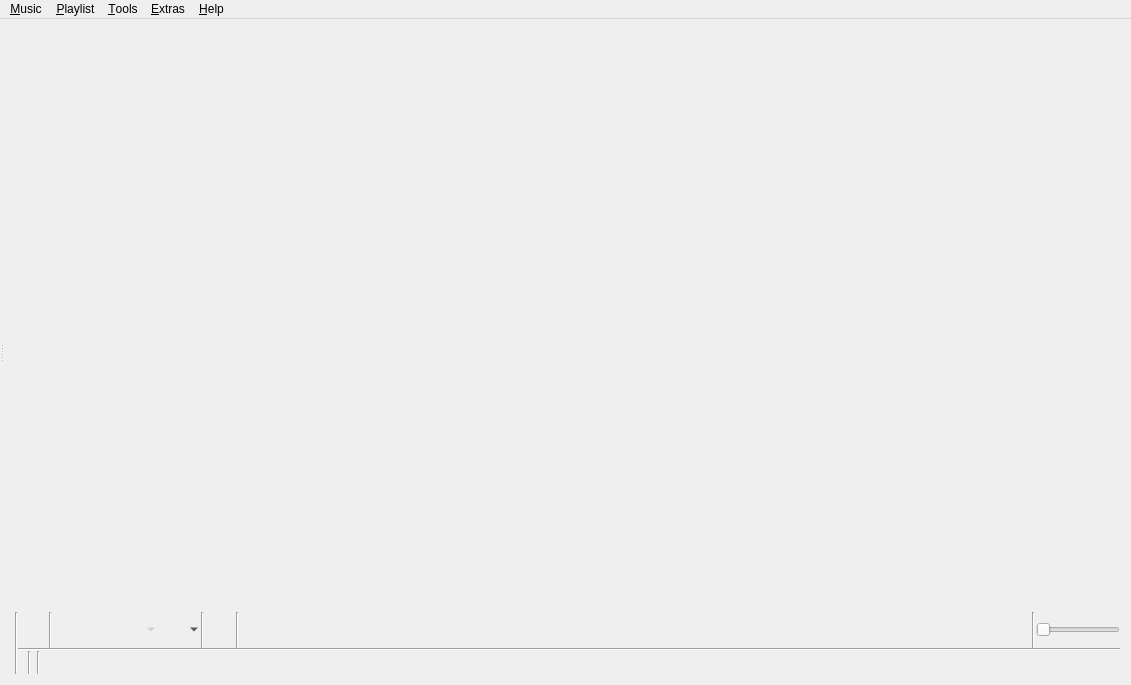
<?xml version="1.0" encoding="UTF-8"?>
<ui version="4.0">
 <class>MainWindow</class>
 <widget class="QMainWindow" name="MainWindow">
  <property name="geometry">
   <rect>
    <x>0</x>
    <y>0</y>
    <width>1131</width>
    <height>685</height>
   </rect>
  </property>
  <property name="windowTitle">
   <string>Clementine</string>
  </property>
  <property name="windowIcon">
   <iconset resource="../../data/data.qrc">
    <normaloff>:/icon.png</normaloff>:/icon.png</iconset>
  </property>
  <widget class="QWidget" name="centralWidget">
   <layout class="QVBoxLayout" name="verticalLayout_8">
    <property name="spacing">
     <number>0</number>
    </property>
    <property name="leftMargin">
     <number>0</number>
    </property>
    <property name="topMargin">
     <number>0</number>
    </property>
    <property name="rightMargin">
     <number>0</number>
    </property>
    <property name="bottomMargin">
     <number>0</number>
    </property>
    <item>
     <widget class="QSplitter" name="splitter">
      <property name="orientation">
       <enum>Qt::Horizontal</enum>
      </property>
      <widget class="QWidget" name="sidebar_layout" native="true">
       <layout class="QVBoxLayout" name="verticalLayout_4">
        <property name="spacing">
         <number>0</number>
        </property>
        <property name="leftMargin">
         <number>0</number>
        </property>
        <property name="topMargin">
         <number>0</number>
        </property>
        <property name="rightMargin">
         <number>0</number>
        </property>
        <property name="bottomMargin">
         <number>0</number>
        </property>
        <item>
         <widget class="FancyTabWidget" name="tabs" native="true"/>
        </item>
        <item>
         <widget class="NowPlayingWidget" name="now_playing" native="true"/>
        </item>
       </layout>
      </widget>
      <widget class="QWidget" name="playlist_layout">
       <layout class="QVBoxLayout" name="verticalLayout_7">
        <property name="spacing">
         <number>0</number>
        </property>
        <item>
         <widget class="PlaylistContainer" name="playlist" native="true">
          <property name="sizePolicy">
           <sizepolicy hsizetype="Preferred" vsizetype="Expanding">
            <horstretch>0</horstretch>
            <verstretch>0</verstretch>
           </sizepolicy>
          </property>
          <addaction name="action_edit_track"/>
          <addaction name="action_edit_value"/>
         </widget>
        </item>
        <item>
         <layout class="QHBoxLayout" name="horizontalLayout_4">
          <property name="spacing">
           <number>0</number>
          </property>
          <item>
           <widget class="Line" name="line_6">
            <property name="orientation">
             <enum>Qt::Vertical</enum>
            </property>
           </widget>
          </item>
          <item>
           <widget class="QWidget" name="player_controls_container" native="true">
            <layout class="QVBoxLayout" name="player_controls_layout">
             <property name="spacing">
              <number>0</number>
             </property>
             <property name="leftMargin">
              <number>0</number>
             </property>
             <property name="topMargin">
              <number>0</number>
             </property>
             <property name="rightMargin">
              <number>0</number>
             </property>
             <property name="bottomMargin">
              <number>0</number>
             </property>
             <item>
              <widget class="QFrame" name="player_controls">
               <property name="frameShape">
                <enum>QFrame::NoFrame</enum>
               </property>
               <layout class="QHBoxLayout" name="horizontalLayout_2">
                <property name="spacing">
                 <number>1</number>
                </property>
                <property name="leftMargin">
                 <number>0</number>
                </property>
                <property name="topMargin">
                 <number>0</number>
                </property>
                <property name="rightMargin">
                 <number>0</number>
                </property>
                <property name="bottomMargin">
                 <number>0</number>
                </property>
                <item>
                 <widget class="QToolButton" name="clear_playlist_button">
                  <property name="iconSize">
                   <size>
                    <width>22</width>
                    <height>22</height>
                   </size>
                  </property>
                  <property name="autoRaise">
                   <bool>true</bool>
                  </property>
                 </widget>
                </item>
                <item>
                 <widget class="Line" name="line_3">
                  <property name="orientation">
                   <enum>Qt::Vertical</enum>
                  </property>
                 </widget>
                </item>
                <item>
                 <widget class="QToolButton" name="back_button">
                  <property name="iconSize">
                   <size>
                    <width>22</width>
                    <height>22</height>
                   </size>
                  </property>
                  <property name="autoRaise">
                   <bool>true</bool>
                  </property>
                 </widget>
                </item>
                <item>
                 <widget class="QToolButton" name="pause_play_button">
                  <property name="iconSize">
                   <size>
                    <width>22</width>
                    <height>22</height>
                   </size>
                  </property>
                  <property name="autoRaise">
                   <bool>true</bool>
                  </property>
                 </widget>
                </item>
                <item>
                 <widget class="QToolButton" name="stop_button">
                  <property name="enabled">
                   <bool>false</bool>
                  </property>
                  <property name="iconSize">
                   <size>
                    <width>22</width>
                    <height>22</height>
                   </size>
                  </property>
                  <property name="popupMode">
                   <enum>QToolButton::MenuButtonPopup</enum>
                  </property>
                  <property name="autoRaise">
                   <bool>true</bool>
                  </property>
                 </widget>
                </item>
                <item>
                 <widget class="QToolButton" name="forward_button">
                  <property name="minimumSize">
                   <size>
                    <width>42</width>
                    <height>29</height>
                   </size>
                  </property>
                  <property name="iconSize">
                   <size>
                    <width>22</width>
                    <height>22</height>
                   </size>
                  </property>
                  <property name="popupMode">
                   <enum>QToolButton::MenuButtonPopup</enum>
                  </property>
                  <property name="autoRaise">
                   <bool>true</bool>
                  </property>
                 </widget>
                </item>
                <item>
                 <widget class="QWidget" name="last_fm_controls" native="true">
                  <layout class="QHBoxLayout" name="horizontalLayout_3">
                   <property name="spacing">
                    <number>1</number>
                   </property>
                   <property name="leftMargin">
                    <number>0</number>
                   </property>
                   <property name="topMargin">
                    <number>0</number>
                   </property>
                   <property name="rightMargin">
                    <number>0</number>
                   </property>
                   <property name="bottomMargin">
                    <number>0</number>
                   </property>
                   <item>
                    <widget class="Line" name="lastfm_line">
                     <property name="orientation">
                      <enum>Qt::Vertical</enum>
                     </property>
                    </widget>
                   </item>
                   <item>
                    <widget class="QToolButton" name="love_button">
                     <property name="iconSize">
                      <size>
                       <width>22</width>
                       <height>22</height>
                      </size>
                     </property>
                     <property name="autoRaise">
                      <bool>true</bool>
                     </property>
                    </widget>
                   </item>
                  </layout>
                 </widget>
                </item>
                <item>
                 <widget class="Line" name="line">
                  <property name="orientation">
                   <enum>Qt::Vertical</enum>
                  </property>
                 </widget>
                </item>
                <item>
                 <widget class="AnalyzerContainer" name="analyzer" native="true">
                  <property name="sizePolicy">
                   <sizepolicy hsizetype="Expanding" vsizetype="Preferred">
                    <horstretch>100</horstretch>
                    <verstretch>0</verstretch>
                   </sizepolicy>
                  </property>
                  <property name="minimumSize">
                   <size>
                    <width>0</width>
                    <height>36</height>
                   </size>
                  </property>
                 </widget>
                </item>
                <item>
                 <spacer name="horizontalSpacer">
                  <property name="orientation">
                   <enum>Qt::Horizontal</enum>
                  </property>
                  <property name="sizeType">
                   <enum>QSizePolicy::Expanding</enum>
                  </property>
                  <property name="sizeHint" stdset="0">
                   <size>
                    <width>0</width>
                    <height>0</height>
                   </size>
                  </property>
                 </spacer>
                </item>
                <item>
                 <widget class="Line" name="line_4">
                  <property name="orientation">
                   <enum>Qt::Vertical</enum>
                  </property>
                 </widget>
                </item>
                <item>
                 <widget class="Amarok::VolumeSlider" name="volume">
                  <property name="sizePolicy">
                   <sizepolicy hsizetype="Minimum" vsizetype="Fixed">
                    <horstretch>0</horstretch>
                    <verstretch>0</verstretch>
                   </sizepolicy>
                  </property>
                  <property name="maximum">
                   <number>100</number>
                  </property>
                  <property name="orientation">
                   <enum>Qt::Horizontal</enum>
                  </property>
                 </widget>
                </item>
               </layout>
              </widget>
             </item>
             <item>
              <widget class="QWidget" name="status_bar" native="true">
               <property name="sizePolicy">
                <sizepolicy hsizetype="Preferred" vsizetype="Fixed">
                 <horstretch>0</horstretch>
                 <verstretch>0</verstretch>
                </sizepolicy>
               </property>
               <layout class="QVBoxLayout" name="status_bar_layout">
                <property name="spacing">
                 <number>0</number>
                </property>
                <property name="leftMargin">
                 <number>0</number>
                </property>
                <property name="topMargin">
                 <number>0</number>
                </property>
                <property name="rightMargin">
                 <number>0</number>
                </property>
                <property name="bottomMargin">
                 <number>0</number>
                </property>
                <item>
                 <widget class="Line" name="status_bar_line">
                  <property name="orientation">
                   <enum>Qt::Horizontal</enum>
                  </property>
                 </widget>
                </item>
                <item>
                 <widget class="QWidget" name="status_bar_internal" native="true">
                  <property name="sizePolicy">
                   <sizepolicy hsizetype="Preferred" vsizetype="Fixed">
                    <horstretch>0</horstretch>
                    <verstretch>0</verstretch>
                   </sizepolicy>
                  </property>
                  <layout class="QHBoxLayout" name="horizontalLayout">
                   <property name="spacing">
                    <number>3</number>
                   </property>
                   <property name="leftMargin">
                    <number>0</number>
                   </property>
                   <property name="topMargin">
                    <number>0</number>
                   </property>
                   <property name="rightMargin">
                    <number>0</number>
                   </property>
                   <property name="bottomMargin">
                    <number>0</number>
                   </property>
                   <item>
                    <widget class="QStackedWidget" name="status_bar_stack">
                     <widget class="MultiLoadingIndicator" name="multi_loading_indicator"/>
                     <widget class="QWidget" name="playlist_summary_page">
                      <layout class="QVBoxLayout" name="playlist_summary_layout">
                       <property name="spacing">
                        <number>0</number>
                       </property>
                       <property name="leftMargin">
                        <number>0</number>
                       </property>
                       <property name="topMargin">
                        <number>0</number>
                       </property>
                       <property name="rightMargin">
                        <number>0</number>
                       </property>
                       <property name="bottomMargin">
                        <number>0</number>
                       </property>
                       <item>
                        <widget class="QLabel" name="playlist_summary">
                         <property name="alignment">
                          <set>Qt::AlignRight|Qt::AlignTrailing|Qt::AlignVCenter</set>
                         </property>
                        </widget>
                       </item>
                      </layout>
                     </widget>
                    </widget>
                   </item>
                   <item>
                    <widget class="Line" name="line_5">
                     <property name="orientation">
                      <enum>Qt::Vertical</enum>
                     </property>
                    </widget>
                   </item>
                   <item>
                    <widget class="PlaylistSequence" name="playlist_sequence" native="true"/>
                   </item>
                   <item>
                    <widget class="Line" name="line_2">
                     <property name="orientation">
                      <enum>Qt::Vertical</enum>
                     </property>
                    </widget>
                   </item>
                   <item>
                    <widget class="QToolButton" name="scrobbling_button">
                     <property name="enabled">
                      <bool>true</bool>
                     </property>
                     <property name="sizePolicy">
                      <sizepolicy hsizetype="Fixed" vsizetype="Fixed">
                       <horstretch>0</horstretch>
                       <verstretch>0</verstretch>
                      </sizepolicy>
                     </property>
                     <property name="text">
                      <string/>
                     </property>
                     <property name="iconSize">
                      <size>
                       <width>16</width>
                       <height>16</height>
                      </size>
                     </property>
                     <property name="autoRaise">
                      <bool>true</bool>
                     </property>
                    </widget>
                   </item>
                   <item>
                    <widget class="TrackSlider" name="track_slider" native="true">
                     <property name="sizePolicy">
                      <sizepolicy hsizetype="Preferred" vsizetype="Preferred">
                       <horstretch>10</horstretch>
                       <verstretch>0</verstretch>
                      </sizepolicy>
                     </property>
                    </widget>
                   </item>
                  </layout>
                 </widget>
                </item>
               </layout>
              </widget>
             </item>
            </layout>
           </widget>
          </item>
         </layout>
        </item>
       </layout>
      </widget>
     </widget>
    </item>
   </layout>
  </widget>
  <widget class="QMenuBar" name="menuBar">
   <property name="geometry">
    <rect>
     <x>0</x>
     <y>0</y>
     <width>1131</width>
     <height>22</height>
    </rect>
   </property>
   <widget class="QMenu" name="menu_music">
    <property name="title">
     <string>&amp;Music</string>
    </property>
    <addaction name="action_open_media"/>
    <addaction name="action_open_cd"/>
    <addaction name="action_add_podcast"/>
    <addaction name="separator"/>
    <addaction name="action_previous_track"/>
    <addaction name="action_play_pause"/>
    <addaction name="action_stop"/>
    <addaction name="action_next_track"/>
    <addaction name="separator"/>
    <addaction name="action_mute"/>
    <addaction name="separator"/>
    <addaction name="action_love"/>
    <addaction name="separator"/>
    <addaction name="action_quit"/>
   </widget>
   <widget class="QMenu" name="menu_playlist">
    <property name="title">
     <string>&amp;Playlist</string>
    </property>
    <addaction name="action_add_file"/>
    <addaction name="action_add_folder"/>
    <addaction name="action_add_stream"/>
    <addaction name="separator"/>
    <addaction name="action_shuffle_mode"/>
    <addaction name="action_repeat_mode"/>
    <addaction name="separator"/>
    <addaction name="action_new_playlist"/>
    <addaction name="action_save_playlist"/>
    <addaction name="action_load_playlist"/>
    <addaction name="separator"/>
    <addaction name="action_jump"/>
    <addaction name="action_clear_playlist"/>
    <addaction name="action_shuffle"/>
    <addaction name="action_remove_duplicates"/>
    <addaction name="action_remove_unavailable"/>
   </widget>
   <widget class="QMenu" name="menu_help">
    <property name="title">
     <string>&amp;Help</string>
    </property>
    <addaction name="action_about"/>
    <addaction name="action_about_qt"/>
    <addaction name="separator"/>
   </widget>
   <widget class="QMenu" name="menu_extras">
    <property name="title">
     <string>&amp;Extras</string>
    </property>
    <addaction name="action_rain"/>
    <addaction name="action_hypnotoad"/>
    <addaction name="action_enterprise"/>
    <addaction name="action_kittens"/>
    <addaction name="action_console"/>
    <addaction name="separator"/>
   </widget>
   <widget class="QMenu" name="menu_tools">
    <property name="title">
     <string>&amp;Tools</string>
    </property>
    <addaction name="action_cover_manager"/>
    <addaction name="action_queue_manager"/>
    <addaction name="action_equalizer"/>
    <addaction name="action_visualisations"/>
    <addaction name="action_transcode"/>
    <addaction name="action_rip_audio_cd"/>
    <addaction name="separator"/>
    <addaction name="action_update_library"/>
    <addaction name="action_full_library_scan"/>
    <addaction name="separator"/>
    <addaction name="action_configure"/>
    <addaction name="separator"/>
    <addaction name="action_toggle_show_sidebar"/>
   </widget>
   <addaction name="menu_music"/>
   <addaction name="menu_playlist"/>
   <addaction name="menu_tools"/>
   <addaction name="menu_extras"/>
   <addaction name="menu_help"/>
  </widget>
  <action name="action_previous_track">
   <property name="text">
    <string>Previous track</string>
   </property>
   <property name="shortcut">
    <string notr="true">F5</string>
   </property>
  </action>
  <action name="action_play_pause">
   <property name="text">
    <string>Play</string>
   </property>
   <property name="shortcut">
    <string notr="true">F6</string>
   </property>
  </action>
  <action name="action_stop">
   <property name="enabled">
    <bool>false</bool>
   </property>
   <property name="text">
    <string>Stop</string>
   </property>
   <property name="shortcut">
    <string notr="true">F7</string>
   </property>
  </action>
  <action name="action_next_track">
   <property name="text">
    <string>Next track</string>
   </property>
   <property name="shortcut">
    <string notr="true">F8</string>
   </property>
  </action>
  <action name="action_quit">
   <property name="text">
    <string>&amp;Quit</string>
   </property>
   <property name="shortcut">
    <string notr="true">Ctrl+Q</string>
   </property>
   <property name="menuRole">
    <enum>QAction::QuitRole</enum>
   </property>
  </action>
  <action name="action_stop_after_this_track">
   <property name="text">
    <string>Stop after this track</string>
   </property>
   <property name="shortcut">
    <string notr="true">Ctrl+Alt+V</string>
   </property>
  </action>
  <action name="action_love">
   <property name="enabled">
    <bool>false</bool>
   </property>
   <property name="text">
    <string>Love</string>
   </property>
   <property name="shortcut">
    <string notr="true">Ctrl+L</string>
   </property>
  </action>
  <action name="action_clear_playlist">
   <property name="text">
    <string>Clear playlist</string>
   </property>
   <property name="toolTip">
    <string>Clear playlist</string>
   </property>
   <property name="shortcut">
    <string notr="true">Ctrl+K</string>
   </property>
  </action>
  <action name="action_edit_track">
   <property name="text">
    <string>Edit track information...</string>
   </property>
   <property name="shortcut">
    <string notr="true">Ctrl+E</string>
   </property>
  </action>
  <action name="action_renumber_tracks">
   <property name="text">
    <string>Renumber tracks in this order...</string>
   </property>
  </action>
  <action name="action_selection_set_value">
   <property name="text">
    <string>Set value for all selected tracks...</string>
   </property>
  </action>
  <action name="action_edit_value">
   <property name="text">
    <string>Edit tag...</string>
   </property>
   <property name="shortcut">
    <string notr="true">F2</string>
   </property>
  </action>
  <action name="action_configure">
   <property name="text">
    <string>Preferences...</string>
   </property>
   <property name="shortcut">
    <string notr="true">Ctrl+P</string>
   </property>
   <property name="menuRole">
    <enum>QAction::PreferencesRole</enum>
   </property>
  </action>
  <action name="action_about">
   <property name="text">
    <string>About Clementine...</string>
   </property>
   <property name="shortcut">
    <string notr="true">F1</string>
   </property>
   <property name="menuRole">
    <enum>QAction::AboutRole</enum>
   </property>
  </action>
  <action name="action_shuffle">
   <property name="text">
    <string>Shuffle playlist</string>
   </property>
   <property name="shortcut">
    <string notr="true">Ctrl+H</string>
   </property>
  </action>
  <action name="action_add_file">
   <property name="text">
    <string>Add file...</string>
   </property>
   <property name="shortcut">
    <string notr="true">Ctrl+Shift+A</string>
   </property>
  </action>
  <action name="action_add_stream">
   <property name="text">
    <string>Add stream...</string>
   </property>
   <property name="shortcut">
    <string notr="true">Ctrl+O</string>
   </property>
  </action>
  <action name="action_open_media">
   <property name="text">
    <string>Open file...</string>
   </property>
  </action>
  <action name="action_open_cd">
   <property name="text">
    <string>Open &amp;audio CD...</string>
   </property>
  </action>
  <action name="action_cover_manager">
   <property name="text">
    <string>Cover Manager</string>
   </property>
  </action>
  <action name="action_rain">
   <property name="checkable">
    <bool>true</bool>
   </property>
   <property name="text">
    <string comment="Label for button to enable/disable rain background sound.">Rain</string>
   </property>
  </action>
  <action name="action_hypnotoad">
   <property name="checkable">
    <bool>true</bool>
   </property>
   <property name="text">
    <string comment="Label for button to enable/disable Hypnotoad background sound.">All Glory to the Hypnotoad!</string>
   </property>
  </action>
  <action name="action_enterprise">
   <property name="checkable">
    <bool>true</bool>
   </property>
   <property name="text">
    <string comment="Label for button to enable/disable Enterprise background sound.">Make it so!</string>
   </property>
  </action>
  <action name="action_kittens">
   <property name="checkable">
    <bool>true</bool>
   </property>
   <property name="text">
    <string comment="Label for buton to enable/disable kittens in the now playing widget">Kittens</string>
   </property>
  </action>
  <action name="action_console">
   <property name="text">
    <string>Console</string>
   </property>
  </action>
  <action name="action_shuffle_mode">
   <property name="text">
    <string>&amp;Shuffle mode</string>
   </property>
  </action>
  <action name="action_repeat_mode">
   <property name="text">
    <string>&amp;Repeat mode</string>
   </property>
  </action>
  <action name="action_remove_from_playlist">
   <property name="text">
    <string>Remove from playlist</string>
   </property>
  </action>
  <action name="action_equalizer">
   <property name="text">
    <string>Equalizer</string>
   </property>
  </action>
  <action name="action_transcode">
   <property name="text">
    <string>Transcode Music</string>
   </property>
  </action>
  <action name="action_add_folder">
   <property name="text">
    <string>Add folder...</string>
   </property>
  </action>
  <action name="action_jump">
   <property name="text">
    <string>Jump to the currently playing track</string>
   </property>
   <property name="shortcut">
    <string notr="true">Ctrl+J</string>
   </property>
  </action>
  <action name="action_new_playlist">
   <property name="text">
    <string>New playlist</string>
   </property>
   <property name="shortcut">
    <string notr="true">Ctrl+N</string>
   </property>
  </action>
  <action name="action_save_playlist">
   <property name="text">
    <string>Save playlist...</string>
   </property>
   <property name="shortcut">
    <string notr="true">Ctrl+S</string>
   </property>
  </action>
  <action name="action_load_playlist">
   <property name="text">
    <string>Load playlist...</string>
   </property>
   <property name="shortcut">
    <string notr="true">Ctrl+Shift+O</string>
   </property>
  </action>
  <action name="action_next_playlist">
   <property name="text">
    <string>Go to next playlist tab</string>
   </property>
  </action>
  <action name="action_previous_playlist">
   <property name="text">
    <string>Go to previous playlist tab</string>
   </property>
  </action>
  <action name="action_update_library">
   <property name="text">
    <string>Update changed library folders</string>
   </property>
  </action>
  <action name="action_visualisations">
   <property name="text">
    <string>Visualizations</string>
   </property>
  </action>
  <action name="action_queue_manager">
   <property name="text">
    <string>Queue Manager</string>
   </property>
  </action>
  <action name="action_about_qt">
   <property name="text">
    <string>About Qt...</string>
   </property>
   <property name="menuRole">
    <enum>QAction::AboutQtRole</enum>
   </property>
  </action>
  <action name="action_mute">
   <property name="checkable">
    <bool>true</bool>
   </property>
   <property name="text">
    <string>Mute</string>
   </property>
   <property name="shortcut">
    <string notr="true">Ctrl+M</string>
   </property>
  </action>
  <action name="action_full_library_scan">
   <property name="text">
    <string>Do a full library rescan</string>
   </property>
  </action>
  <action name="action_auto_complete_tags">
   <property name="icon">
    <iconset>
     <normaloff>:/providers/musicbrainz.png</normaloff>:/providers/musicbrainz.png</iconset>
   </property>
   <property name="text">
    <string>Complete tags automatically...</string>
   </property>
   <property name="shortcut">
    <string notr="true">Ctrl+T</string>
   </property>
  </action>
  <action name="action_toggle_scrobbling">
   <property name="text">
    <string>Toggle scrobbling</string>
   </property>
  </action>
  <action name="action_add_podcast">
   <property name="icon">
    <iconset>
     <normaloff>:/providers/podcast16.png</normaloff>:/providers/podcast16.png</iconset>
   </property>
   <property name="text">
    <string>Add podcast...</string>
   </property>
  </action>
  <action name="action_remove_duplicates">
   <property name="text">
    <string>Remove duplicates from playlist</string>
   </property>
  </action>
  <action name="action_add_files_to_transcoder">
   <property name="checkable">
    <bool>false</bool>
   </property>
   <property name="text">
    <string>Add file(s) to transcoder</string>
   </property>
   <property name="toolTip">
    <string>Add file to transcoder</string>
   </property>
   <property name="shortcut">
    <string notr="true">Ctrl+Shift+T</string>
   </property>
  </action>
  <action name="action_rip_audio_cd">
   <property name="text">
    <string>Rip audio CD</string>
   </property>
  </action>
  <action name="action_remove_unavailable">
   <property name="text">
    <string>Remove unavailable tracks from playlist</string>
   </property>
  </action>
  <action name="action_view_stream_details">
   <property name="text">
    <string>View Stream Details</string>
   </property>
  </action>
  <action name="action_toggle_show_sidebar">
   <property name="checkable">
    <bool>true</bool>
   </property>
   <property name="text">
    <string>Show sidebar</string>
   </property>
   <property name="toolTip">
    <string>Show or hide the sidebar</string>
   </property>
  </action>
  <action name="action_next_album">
   <property name="text">
    <string>Next album</string>
   </property>
   <property name="toolTip">
    <string>Skip to the next album</string>
   </property>
   <property name="shortcut">
    <string>F9</string>
   </property>
  </action>
 </widget>
 <layoutdefault spacing="6" margin="11"/>
 <customwidgets>
  <customwidget>
   <class>Amarok::VolumeSlider</class>
   <extends>QSlider</extends>
   <header>widgets/sliderwidget.h</header>
  </customwidget>
  <customwidget>
   <class>AnalyzerContainer</class>
   <extends>QWidget</extends>
   <header>analyzers/analyzercontainer.h</header>
   <container>1</container>
  </customwidget>
  <customwidget>
   <class>PlaylistContainer</class>
   <extends>QWidget</extends>
   <header>playlist/playlistcontainer.h</header>
   <container>1</container>
  </customwidget>
  <customwidget>
   <class>TrackSlider</class>
   <extends>QWidget</extends>
   <header>widgets/trackslider.h</header>
   <container>1</container>
  </customwidget>
  <customwidget>
   <class>PlaylistSequence</class>
   <extends>QWidget</extends>
   <header>playlist/playlistsequence.h</header>
   <container>1</container>
  </customwidget>
  <customwidget>
   <class>MultiLoadingIndicator</class>
   <extends>QWidget</extends>
   <header>widgets/multiloadingindicator.h</header>
   <container>1</container>
  </customwidget>
  <customwidget>
   <class>NowPlayingWidget</class>
   <extends>QWidget</extends>
   <header>widgets/nowplayingwidget.h</header>
   <container>1</container>
  </customwidget>
  <customwidget>
   <class>FancyTabWidget</class>
   <extends>QWidget</extends>
   <header>widgets/fancytabwidget.h</header>
  </customwidget>
 </customwidgets>
 <resources>
  <include location="../../data/data.qrc"/>
  <include location="../../data/data.qrc"/>
 </resources>
 <connections/>
</ui>
